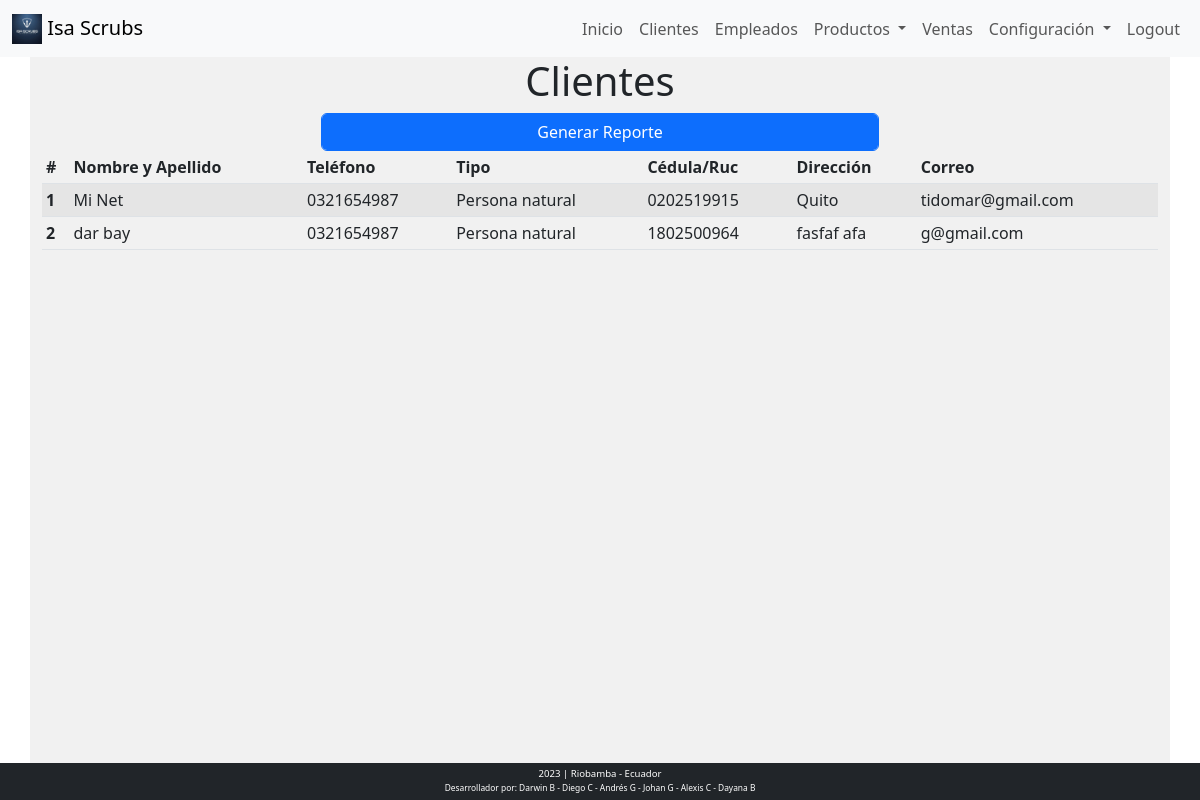
The app's page /clientes (signed in) with its own data.
### tables this page shows
CREATE TABLE `persona` (
  `Id_Persona` int(3) NOT NULL,
  `Nombre` varchar(256) NOT NULL,
  `Apellido` varchar(256) NOT NULL,
  `Telefono_persona` varchar(10) NOT NULL,
  `Direccion` varchar(256) NOT NULL,
  `Correo` varchar(256) NOT NULL,
  `User_Name` varchar(256) NOT NULL,
  `Password` varchar(256) NOT NULL,
  `Eliminado` varchar(2) NOT NULL,
  `Id_Ciudad` int(3) NOT NULL,
  `tipo_persona` varchar(50) NOT NULL COMMENT 'personal y clientes'
);

CREATE TABLE `clientes` (
  `Id_Cliente` int(11) NOT NULL,
  `Id_Persona` int(3) NOT NULL,
  `Codigo_Postal` varchar(256) NOT NULL,
  `Canal_contacto` varchar(256) NOT NULL,
  `tipo_cliente` varchar(50) NOT NULL COMMENT 'persona natural y empresa'
);

CREATE TABLE `persona_natural` (
  `Cedula` varchar(10) NOT NULL,
  `Id_Cliente` int(3) NOT NULL
);

### public/index.php (called while the page is built, shortened)
<?php
require_once("../controller/controlador.php");
?>

### view/clientes.php (the view, shortened to what this page needs)
<?php
require_once("../config/conexion.php");
$datos = array();
$sql = "SELECT * from persona as a join clientes as b on a.Id_Persona =b.Id_Persona join persona_natural as c on c.Id_Cliente=b.Id_Cliente where a.tipo_persona='clientes' and a.Eliminado='no' ";
$res = mysqli_query($conexion, $sql);
while ($fila = mysqli_fetch_assoc($res)) {
    $datos[] = $fila;
}
?>
<div class="row text-center">
    <div class="col">
        <h1>Clientes</h1>
    </div>
</div>
<div class="row text-center">
    <div class="col-md-12">
        <a href="/clientes_reporte" class="btn btn-primary form-control w-50">Generar Reporte</a>
    </div>
</div>
<div class="row">
    <div class="col">
        <table class="table table-striped table-hover table-responsive-sm table-sm align-middle ">
            <thead>
                <tr>
                    <th scope="col">#</th>
                    <th scope="col">Nombre y Apellido</th>
                    <th scope="col">Teléfono</th>
                    <th scope="col">Tipo</th>
                    <th scope="col">Cédula/Ruc</th>
                    <th scope="col">Dirección</th>
                    <th scope="col">Correo</th>
                </tr>
            </thead>
            <tbody>
                <?php foreach ($datos as $key => $fila) { ?>
                    <tr>
                        <th scope="row"><?= $key + 1 ?></th>
                        <td><?= $fila['Nombre'] ?> <?= $fila['Apellido'] ?></td>
                        <td><?= $fila['Telefono_persona'] ?> </td>
                        <td><?= $fila['tipo_cliente'] ?></td>
                        <td><?php if($fila['tipo_cliente'] == 'Empresa'){echo $fila['ruc'];}else{echo $fila['Cedula'];}?></td>
                        <td><?= $fila['Direccion'] ?></td>
                        <td><?= $fila['Correo'] ?></td>
                    </tr>
                <?php } ?>
            </tbody>
        </table>
    </div>
</div>

### public/css/estilos.css (style rules this page uses)
* { margin: 0; padding: 0; box-sizing: border-box; }
body { background-color: white; }

### records on screen
persona: Nombre "Mi", Apellido "Net", Telefono_persona "0321654987", clientes.tipo_cliente "Persona natural", persona_natural.Cedula "0202519915", Direccion "Quito", Correo "tidomar@gmail.com"
persona: Nombre "dar", Apellido "bay", Telefono_persona "0321654987", clientes.tipo_cliente "Persona natural", persona_natural.Cedula "1802500964", Direccion "fasfaf afa", Correo "g@gmail.com"
